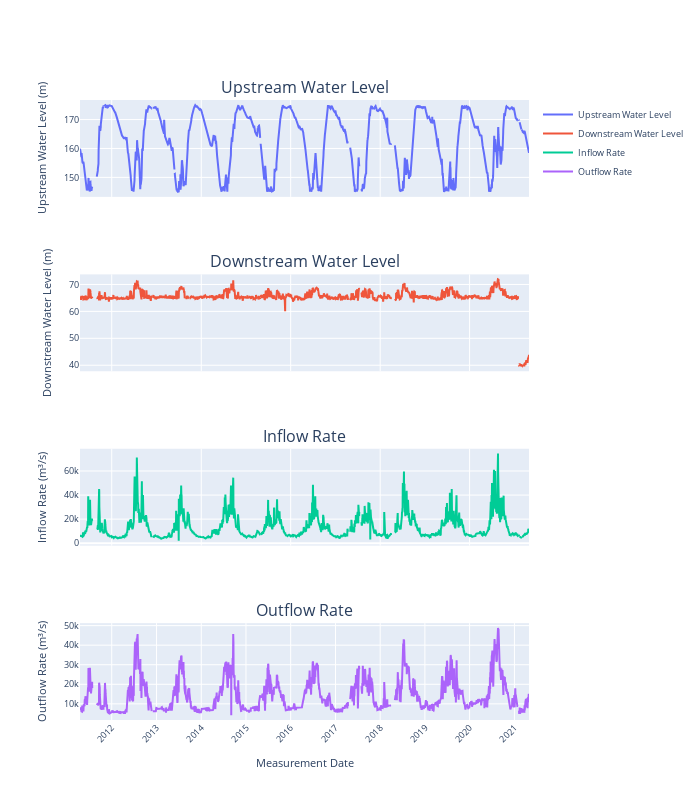

Notebook code cell kept with this figure:
### Markdown cell above
To give a close look on the data, we plot using plotly.

### Code cell
# Convert measurement_date to datetime
dataWS['measurement_date'] = pd.to_datetime(dataWS['measurement_date'])

# Create subplots
fig = make_subplots(rows=4, cols=1, shared_xaxes=True,
                    subplot_titles=("Upstream Water Level", "Downstream Water Level", "Inflow Rate", "Outflow Rate"))

# Upstream Water Level
fig.add_trace(go.Scatter(x=dataWS['measurement_date'], y=dataWS['upstream_water_level'],
                         mode='lines', name='Upstream Water Level'), row=1, col=1)

# Downstream Water Level
fig.add_trace(go.Scatter(x=dataWS['measurement_date'], y=dataWS['downstream_water_level'],
                         mode='lines', name='Downstream Water Level'), row=2, col=1)

# Inflow Rate
fig.add_trace(go.Scatter(x=dataWS['measurement_date'], y=dataWS['inflow_rate'],
                         mode='lines', name='Inflow Rate'), row=3, col=1)

# Outflow Rate
fig.add_trace(go.Scatter(x=dataWS['measurement_date'], y=dataWS['outflow_rate'],
                         mode='lines', name='Outflow Rate'), row=4, col=1)

# Update layout
fig.update_layout(height=800, width=700,
                  font=dict(size=9))

# Update xaxis properties for the last subplot only
fig.update_xaxes(title_text="Measurement Date", row=4, col=1, tickangle=-45,
                 tickmode="array",
                 tickvals=dataWS['measurement_date'].dt.year.drop_duplicates().apply(lambda x: pd.Timestamp(year=x, month=1, day=1)),
                 ticktext=dataWS['measurement_date'].dt.year.drop_duplicates().astype(str))

# Update yaxis titles
fig.update_yaxes(title_text="Upstream Water Level (m)", row=1, col=1)
fig.update_yaxes(title_text="Downstream Water Level (m)", row=2, col=1)
fig.update_yaxes(title_text="Inflow Rate (m³/s)", row=3, col=1)
fig.update_yaxes(title_text="Outflow Rate (m³/s)", row=4, col=1)
fig.show()

### Figure 1 — Plotly figure (JSON) as saved in the notebook; plotly's stock layout.template omitted (floating-point values rounded to 4 significant figures; data arrays with more than 128 entries replaced by an {"elided": "..."} marker saying what was removed)
{"data": [{"mode": "lines", "name": "Upstream Water Level", "x": {"elided": "3667 str values"}, "y": {"elided": "3667 float values"}, "type": "scatter", "xaxis": "x", "yaxis": "y"}, {"mode": "lines", "name": "Downstream Water Level", "x": {"elided": "3667 str values"}, "y": {"elided": "3667 float values"}, "type": "scatter", "xaxis": "x2", "yaxis": "y2"}, {"mode": "lines", "name": "Inflow Rate", "x": {"elided": "3667 str values"}, "y": {"elided": "3667 int values"}, "type": "scatter", "xaxis": "x3", "yaxis": "y3"}, {"mode": "lines", "name": "Outflow Rate", "x": {"elided": "3667 str values"}, "y": {"elided": "3667 int values"}, "type": "scatter", "xaxis": "x4", "yaxis": "y4"}], "layout": {"xaxis": {"anchor": "y", "domain": [0, 1], "matches": "x4", "showticklabels": false}, "yaxis": {"anchor": "x", "domain": [0.8438, 1], "title": {"text": "Upstream Water Level (m)"}}, "xaxis2": {"anchor": "y2", "domain": [0, 1], "matches": "x4", "showticklabels": false}, "yaxis2": {"anchor": "x2", "domain": [0.5625, 0.7188], "title": {"text": "Downstream Water Level (m)"}}, "xaxis3": {"anchor": "y3", "domain": [0, 1], "matches": "x4", "showticklabels": false}, "yaxis3": {"anchor": "x3", "domain": [0.2812, 0.4375], "title": {"text": "Inflow Rate (m³/s)"}}, "xaxis4": {"anchor": "y4", "domain": [0, 1], "title": {"text": "Measurement Date"}, "tickangle": -45, "tickmode": "array", "tickvals": ["2011-01-01T00:00:00", "2012-01-01T00:00:00", "2013-01-01T00:00:00", "2014-01-01T00:00:00", "2015-01-01T00:00:00", "2016-01-01T00:00:00", "2017-01-01T00:00:00", "2018-01-01T00:00:00", "2019-01-01T00:00:00", "2020-01-01T00:00:00", "2021-01-01T00:00:00"], "ticktext": ["2011", "2012", "2013", "2014", "2015", "2016", "2017", "2018", "2019", "2020", "2021"]}, "yaxis4": {"anchor": "x4", "domain": [0, 0.1562], "title": {"text": "Outflow Rate (m³/s)"}}, "annotations": [{"font": {"size": 16}, "showarrow": false, "text": "Upstream Water Level", "x": 0.5, "xanchor": "center", "xref": "paper", "y": 1, "yanchor": "bottom", "yref": "paper"}, {"font": {"size": 16}, "showarrow": false, "text": "Downstream Water Level", "x": 0.5, "xanchor": "center", "xref": "paper", "y": 0.7188, "yanchor": "bottom", "yref": "paper"}, {"font": {"size": 16}, "showarrow": false, "text": "Inflow Rate", "x": 0.5, "xanchor": "center", "xref": "paper", "y": 0.4375, "yanchor": "bottom", "yref": "paper"}, {"font": {"size": 16}, "showarrow": false, "text": "Outflow Rate", "x": 0.5, "xanchor": "center", "xref": "paper", "y": 0.1562, "yanchor": "bottom", "yref": "paper"}], "font": {"size": 9}, "height": 800, "width": 700}}
